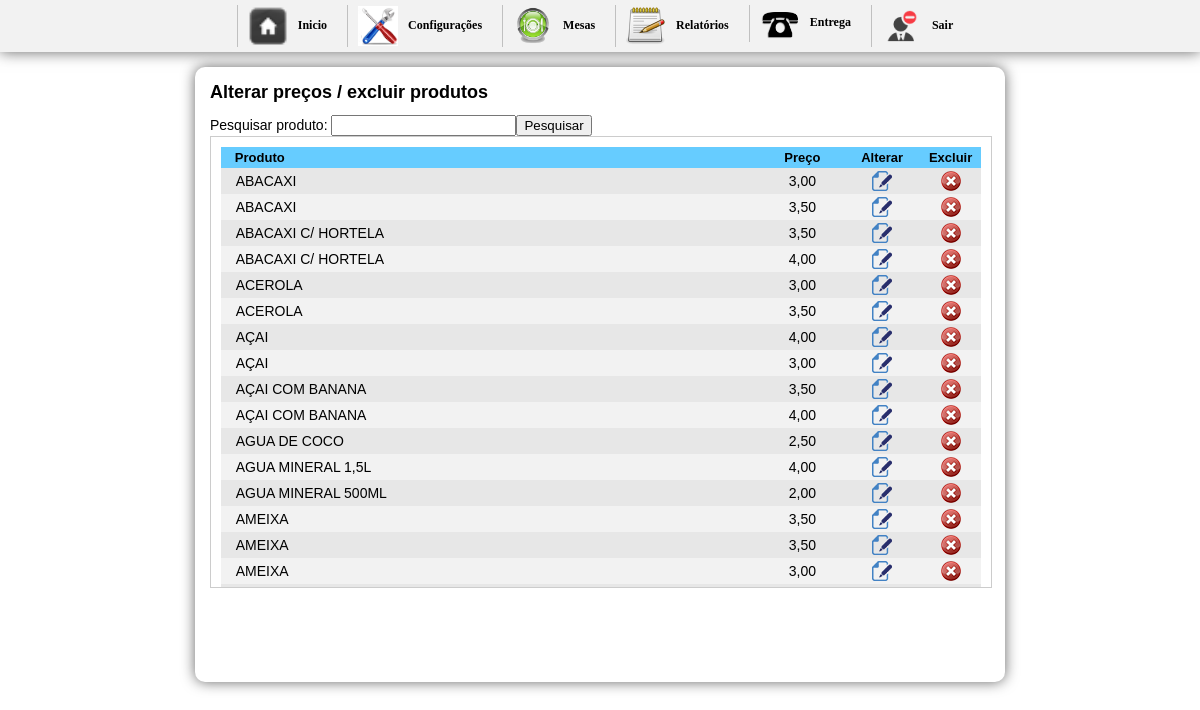
Screenshot of /inicio.php?btn=alterapreco (signed in) with the database file from the repository.
### tables this page shows
CREATE TABLE `tbl_produtos` (
  `cod` int(11) NOT NULL AUTO_INCREMENT,
  `nome` varchar(150) NOT NULL,
  `img` varchar(36) NOT NULL,
  `preco` varchar(10) NOT NULL,
  `id_categoria` int(30) NOT NULL,
  `destino` int(1) NOT NULL,
  PRIMARY KEY (`cod`)
);

### alterapreco.php (the view, shortened to what this page needs)
<h1>Alterar preços / excluir produtos</h1>
<div layer="bosta">
      <form action="?btn=alterapreco&pesquizar=pesquizar" method="post" enctype="multipart/form-data">
Pesquisar produto: <input name="pesquizar" type="text" /><input name="" type="submit" value="Pesquisar" />
</form>
    </div>
<div id="boxcadProdutos">
  <div id="altera">
<table width="100%" border="0" cellpadding="3" cellspacing="0">
  <tr>
    <td width="71%" bgcolor="#66CCFF"><strong>&nbsp;&nbsp;&nbsp;Produto</strong></td>
    <td width="11%" align="center" bgcolor="#66CCFF"><strong>Preço</strong></td>
    <td width="10%" align="center" bgcolor="#66CCFF"><strong>Alterar</strong></td>
    <td width="8%" align="center" bgcolor="#66CCFF"><strong>Excluir</strong></td>
  </tr>
  	<?php
	$pesquizar = $_POST['pesquizar'];
	$sql_select = mysql_query("SELECT * FROM tbl_produtos WHERE nome like'$pesquizar%' ORDER BY nome ASC");
	while($ver = mysql_fetch_array($sql_select)){
		$background = (++$i%2) ? '#e7e7e7' : '#F2F2F2';
	?>
  <tr>
    <td style="font-size:14px;" bgcolor="<?php echo $background ?>">&nbsp;&nbsp;&nbsp;<?php echo $ver['nome'] ?></td>
    <td align="center" style="font-size:14px;" bgcolor="<?php echo $background ?>"><?php echo str_replace(".",",",$ver['preco']); ?></td>
    <td align="center" style="font-size:14px;" bgcolor="<?php echo $background ?>">
         <a href="updatePreco.php?cod=<?php echo $ver['cod']?>"
         onclick="NovaJanela(this.href,'nomeJanela','400','260','yes');return false">
         <img src="imagens/file_edit.png" width="20" height="20" border="0" />
         </a>
 </td>
    <td align="center" style="font-size:14px;" bgcolor="<?php echo $background ?>">
    <a href="javascript:confirmardel('?cod=<?php echo $ver['cod']?>')"><img src="imagens/excluir.png" width="20" height="20" border="0" /></a>
    </td>
  </tr>
  <?php } ?>
</table>
</div>
</div>

### css/css.css (style rules this page uses)
body { margin-left: 0px;margin-top: 0px;margin-right: 0px;margin-bottom: 0px; background-color:#FFF; font-family:Verdana, Geneva, sans-serif; font-size:14px; }
h1 { font-size:18px; margin-top:0; }
#boxcadProdutos { width:780px; height:450px; margin:0 auto; border:1px solid #ccc; background:#FFF; overflow:auto; }
#altera { padding:10px; height:100px;font-size:13px; }

### rows the page displays
tbl_produtos: nome "ABACAXI", preco "3,00"
tbl_produtos: nome "ABACAXI", preco "3,50"
tbl_produtos: nome "ABACAXI C/ HORTELA", preco "3,50"
tbl_produtos: nome "ABACAXI C/ HORTELA", preco "4,00"
tbl_produtos: nome "ACEROLA", preco "3,00"
tbl_produtos: nome "ACEROLA", preco "3,50"
tbl_produtos: nome "AÇAI", preco "4,00"
tbl_produtos: nome "AÇAI", preco "3,00"
tbl_produtos: nome "AÇAI COM BANANA", preco "3,50"
tbl_produtos: nome "AÇAI COM BANANA", preco "4,00"
tbl_produtos: nome "AGUA DE COCO", preco "2,50"
tbl_produtos: nome "AGUA MINERAL 1,5L", preco "4,00"
tbl_produtos: nome "AGUA MINERAL 500ML", preco "2,00"
tbl_produtos: nome "AMEIXA", preco "3,50"
tbl_produtos: nome "AMEIXA", preco "3,50"
tbl_produtos: nome "AMEIXA", preco "3,00"
